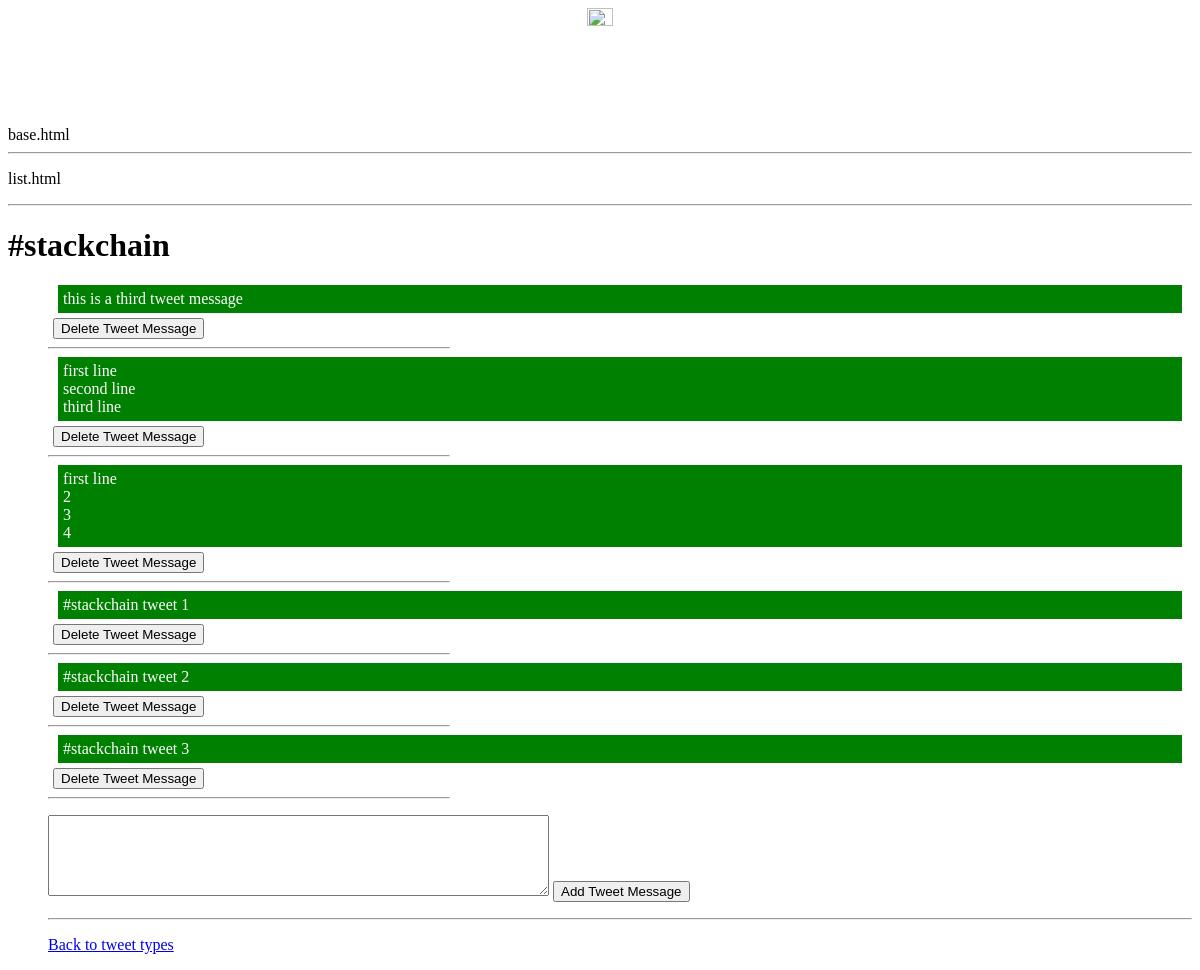
Page /25 on the earlier database version.
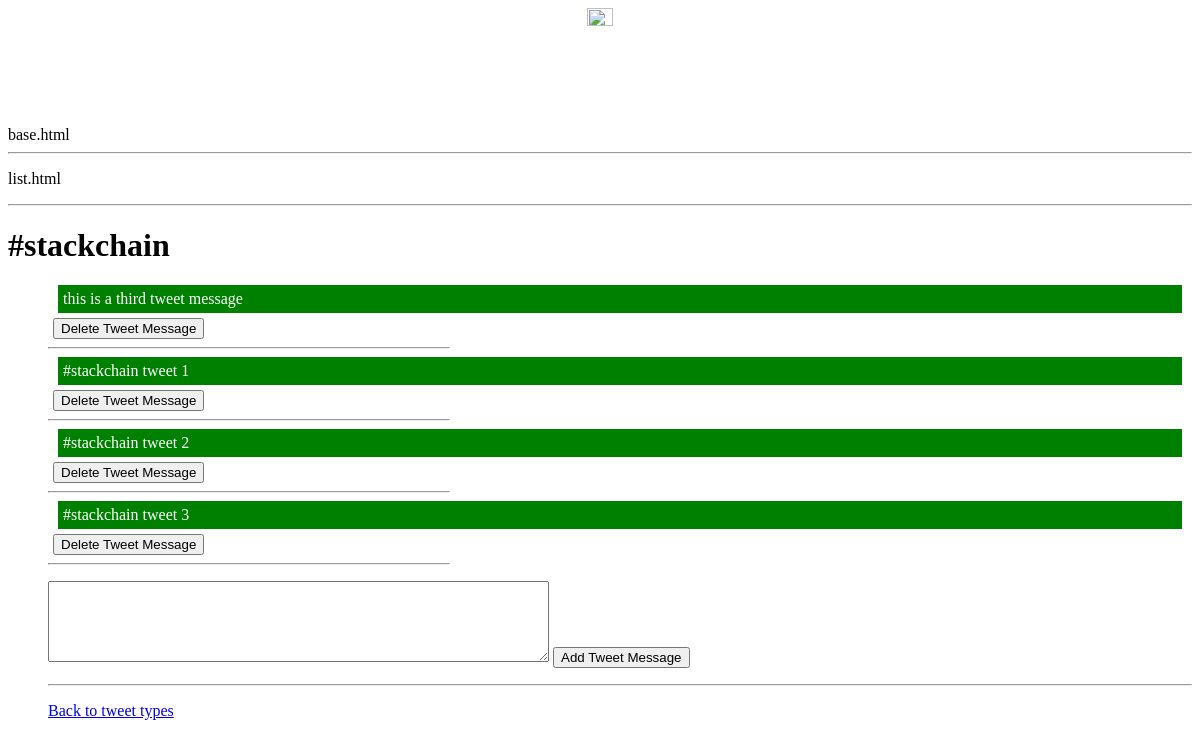
Same page on the later database version.
### main/models.py (models this page shows, shortened)
class Item(models.Model):
    todolist = models.ForeignKey(ToDoList, on_delete=models.CASCADE)
    text = models.CharField(max_length=300)
    complete = models.BooleanField()

### main/views.py (the view, shortened to what this page needs)
# urls.py: path("<int:id>",views.todolist_display,name="index"),
def todolist_display(response, id):
    if id == 25:
        tweet_type = "stackchain"
    elif id == 26:
        tweet_type = "stackchaintip"
    else:
        tweet_type = "stackjoin"
    ls = ToDoList.objects.get(id=id)
    return render(response, "main/todolist_display.html", {"ls":ls})

### main/templates/main/todolist_display.html (shortened to what this page needs)
{% extends 'main/base.html' %}
{% block content %}
<p>list.html</p><hr>
    <h1>{{ls.name}}</h1>
    <form method="post" action="#">
    <ul>
    {% for item in ls.item_set.all %}
            <div style="margin:5px;">
            <div style="margin:5px 5px; padding:5px; background-color: green; color:white;">{{item.text|linebreaksbr}}</div>
            <button type="submit", name="deleteItem", value="{{item.id}}">Delete Tweet Message</button>
            </div>
            <hr style="width:35%;" align="left">
    {% endfor %}
    <p>
    <textarea type="text", name="new" rows="5" cols="60" maxlength="280"></textarea>
    <button type="submit", name="newItem", value="newItem">Add Tweet Message</button>
    </p>
    <hr>
    <p><a href="/">Back to tweet types</a></p>
{% endblock%}

Differences in the rows shown:
removed Item: text "first line second line third line", {{ item.id }} 40 (drawn)
removed Item: text "first line 2 3 4", {{ item.id }} 42 (drawn)
